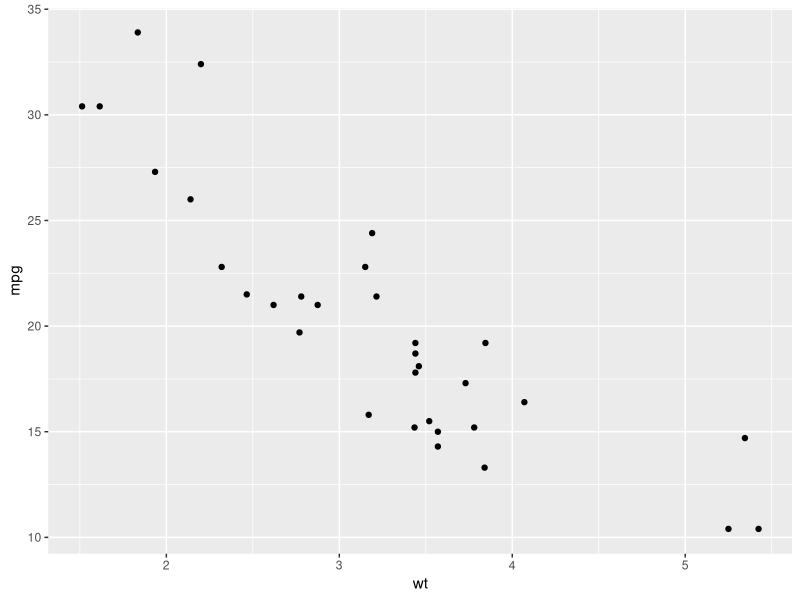
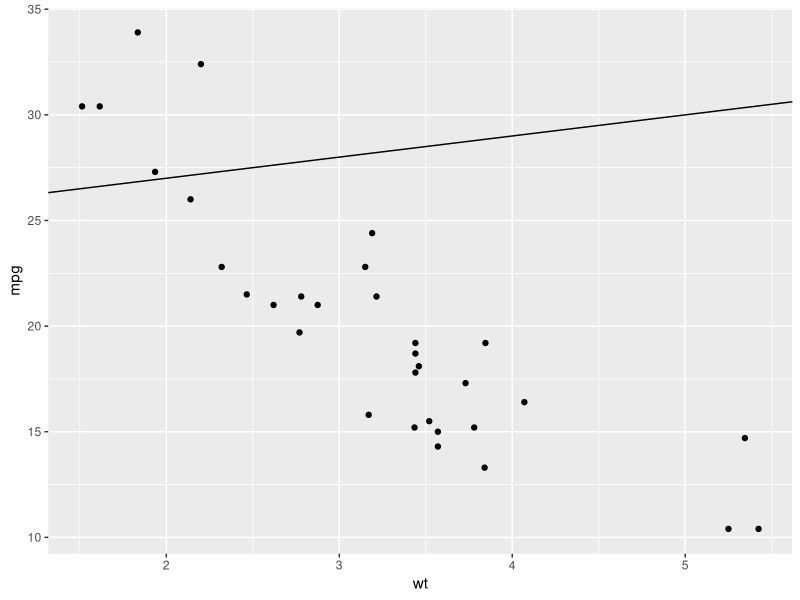
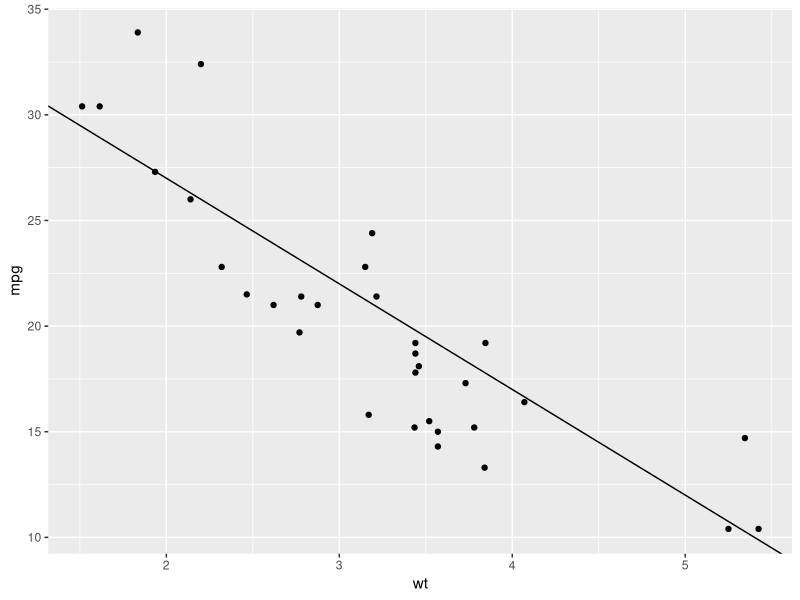
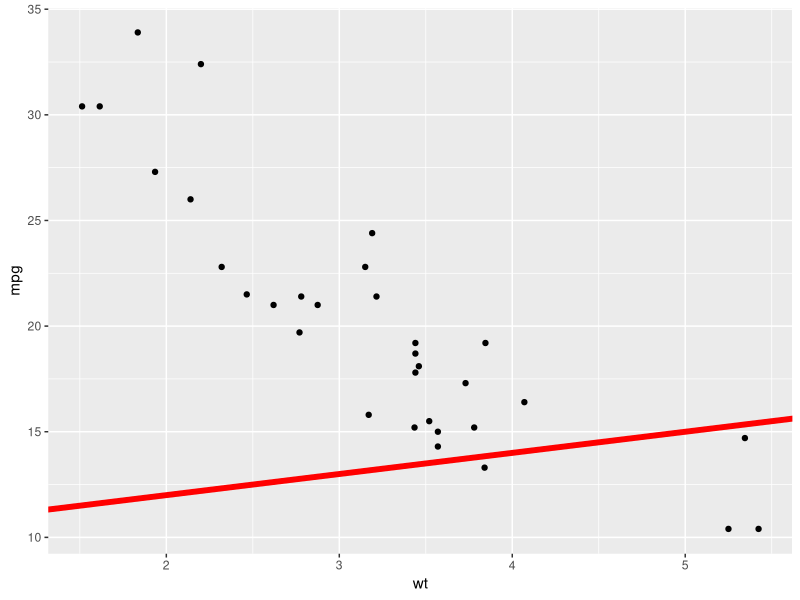
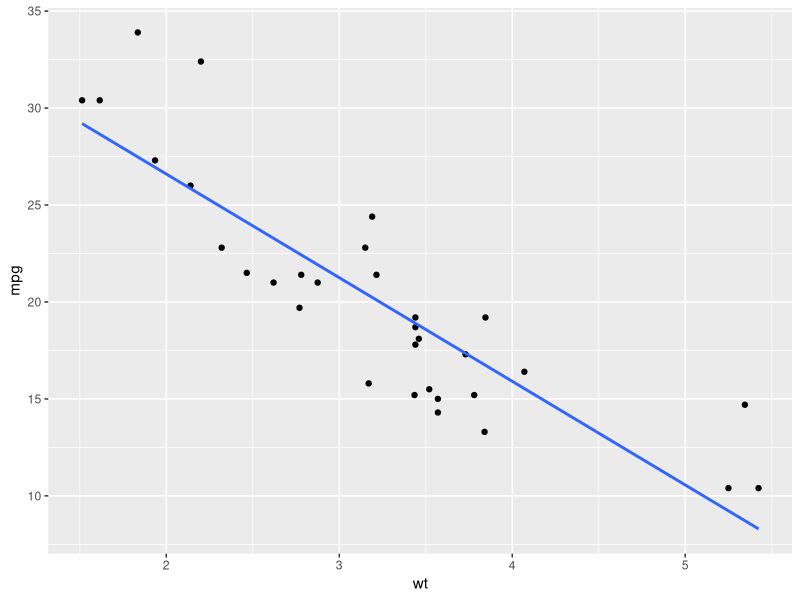
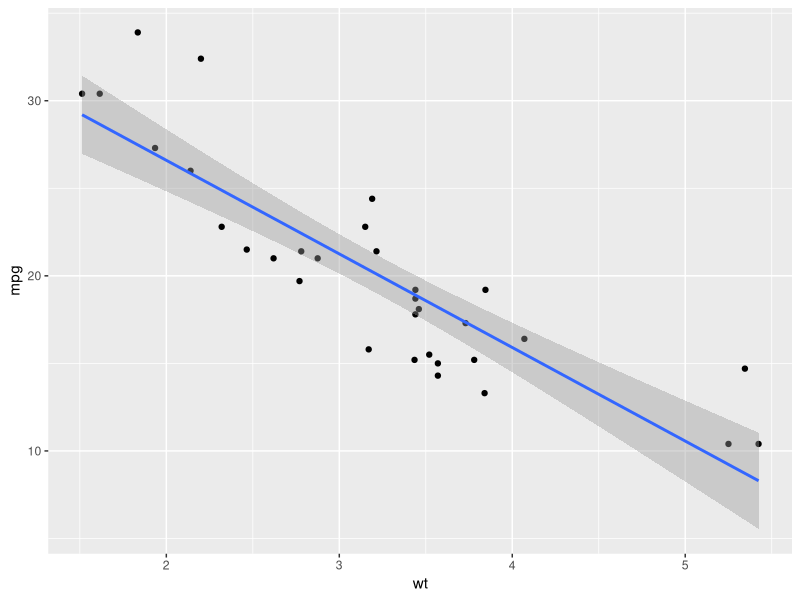
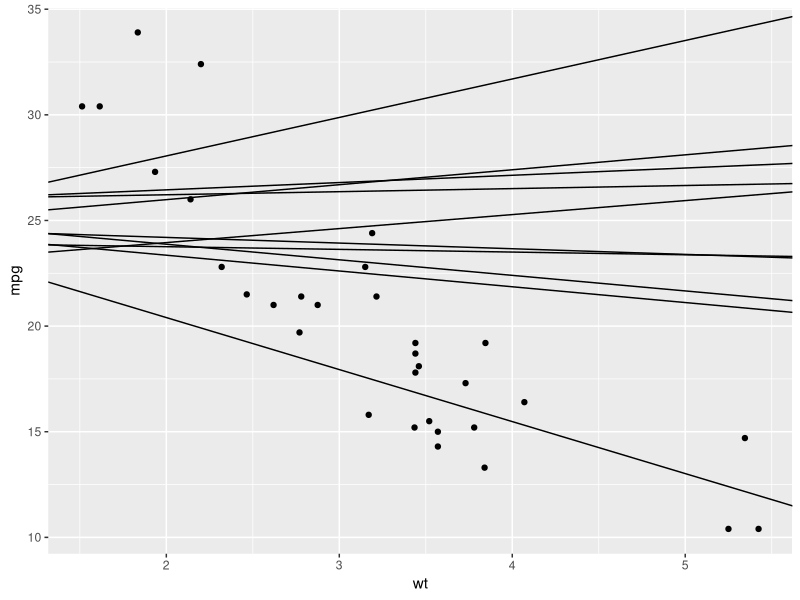

Recreate these plots in R, in order.
library(ggplot2)
p <- qplot(wt, mpg, data = mtcars)
p + geom_abline()
p + geom_abline(intercept=25)
coef(lm(mpg ~ wt, data = mtcars))
p + geom_abline(intercept=37,slope=-5)
p + geom_abline(intercept = 10, colour = "red", size = 2)
p + stat_smooth(method="lm", se=FALSE)
p + stat_smooth(method="lm", se=TRUE)

p <- ggplot(mtcars, aes(x = wt, y=mpg,, . ~ cyl)) + geom_point()
p <- ggplot(mtcars, aes(x = wt, y=mpg)) + geom_point()
df <- data.frame(a=rnorm(10, 25), b=rnorm(10, 0))
#Multiple aes
p + geom_abline(aes(intercept=a, slope=b), data=df)
